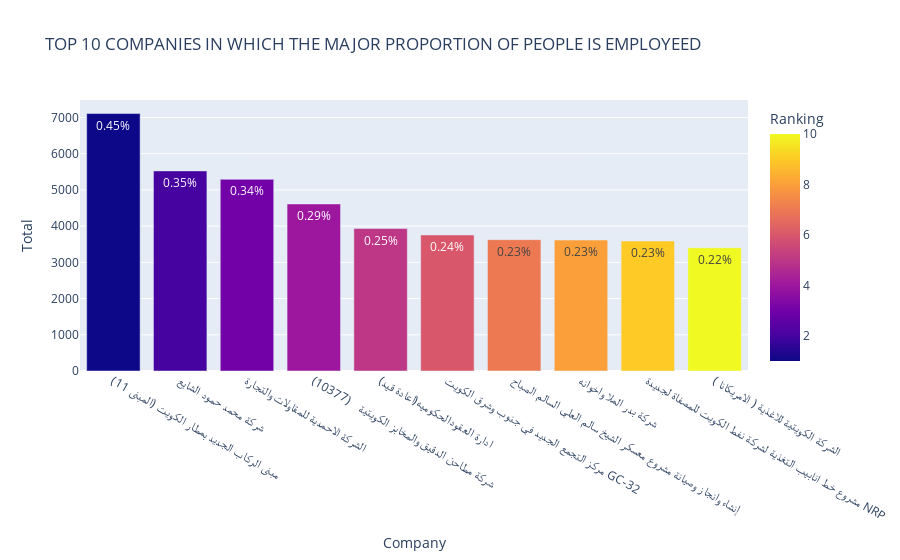

Notebook code for this chart:
### Code cell
#hide_input
fig = px.bar(insight8,x="Company",y="Total",color="Ranking",text="Percentage",title = "TOP 10 COMPANIES IN WHICH THE MAJOR PROPORTION OF PEOPLE IS EMPLOYEED")
fig.show()

### Figure 1 — Plotly figure (JSON) as saved in the notebook; plotly's stock layout.template omitted (floating-point values rounded to 4 significant figures)
{"data": [{"alignmentgroup": "True", "hovertemplate": "Company=%{x}<br>Total=%{y}<br>Percentage=%{text}<br>Ranking=%{marker.color}<extra></extra>", "legendgroup": "", "marker": {"color": [1, 2, 3, 4, 5, 6, 7, 8, 9, 10], "coloraxis": "coloraxis"}, "name": "", "offsetgroup": "", "orientation": "v", "showlegend": false, "text": ["0.45%", "0.35%", "0.34%", "0.29%", "0.25%", "0.24%", "0.23%", "0.23%", "0.23%", "0.22%"], "textposition": "auto", "type": "bar", "x": ["مبنى الركاب الجديد بمطار الكويت (المبنى 11)", "شركة محمد حمود الشايع", "الشركة الاحمدية للمقاولات والتجارة", "(10377)    شركة مطاحن الدقيق والمخابز الكويتية", "(ادارة العقودالحكوميه(اعادة قيد", "مركز التجمع الجديد في جنوب وشرق الكويت GC-32", "إنشاء وانجاز وصيانة مشروع معسكر الشيخ سالم العلي السالم الصباح", "شركة بدر الملا واخوانه", "مشروع خط انابيب التغذية لشركة نفط الكويت للمصفاة لجديدة NRP", "الشركة الكويتية للاغذية ( الامريكانا )"], "xaxis": "x", "y": [7109, 5525, 5292, 4613, 3934, 3756, 3627, 3616, 3590, 3403], "yaxis": "y"}], "layout": {"barmode": "relative", "coloraxis": {"colorbar": {"title": {"text": "Ranking"}}, "colorscale": [[0, "#0d0887"], [0.1111, "#46039f"], [0.2222, "#7201a8"], [0.3333, "#9c179e"], [0.4444, "#bd3786"], [0.5556, "#d8576b"], [0.6667, "#ed7953"], [0.7778, "#fb9f3a"], [0.8889, "#fdca26"], [1, "#f0f921"]]}, "legend": {"tracegroupgap": 0}, "title": {"text": "TOP 10 COMPANIES IN WHICH THE MAJOR PROPORTION OF PEOPLE IS EMPLOYEED"}, "xaxis": {"anchor": "y", "domain": [0, 1], "title": {"text": "Company"}}, "yaxis": {"anchor": "x", "domain": [0, 1], "title": {"text": "Total"}}}}
